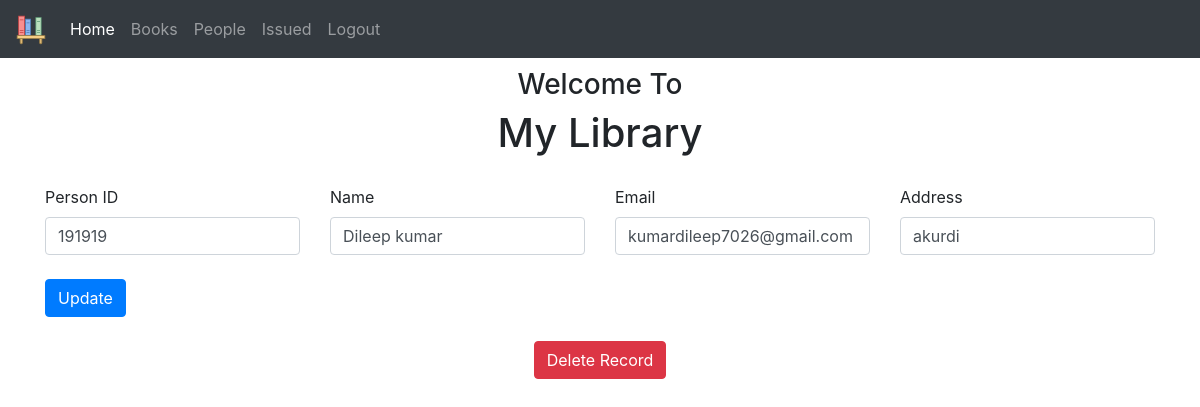
The app's page /books/edit-person/1 (signed in) with its own data.
### library/models.py (models this page shows, shortened)
class Person(models.Model):
    pid = models.CharField(max_length=6, unique=True)
    name = models.CharField(max_length=200)
    email = models.EmailField()
    address = models.CharField(max_length=300)

### library/views.py (the view)
# urls.py: path('books/edit-person/<task_id>', views.edit_person, name='edit_person'),
@login_required(login_url='/admin/login/')
def edit_person(request, task_id):
    if request.method == "POST":
        task = Person.objects.get(pk=task_id)
        form = PersonForm(request.POST or None, instance=task)
        if form.is_valid():
            form.save()
            messages.success(request, 'Person Edited !')
        else:
            messages.error(request, form.errors)
        return redirect('persons')
    else:
        task_obj = Person.objects.get(pk=task_id)
        return render(request, 'edit_person.html', {'task_obj': task_obj})

### templates/edit_person.html (shortened to what this page needs)
{% extends "base.html" %}
{% block content %}
    <div class="container">
        <form  method="post">
            <div class="row">
                <div class="col">
                    <label>Person ID</label>
                    <input type="text" class="form-control" name="pid"
                           placeholder="{{ task_obj.pid }}" value="{{ task_obj.pid }}">
                </div>
                <div class="col">
                    <label>Name</label>
                    <input type="text" class="form-control" name="name"
                           placeholder="{{ task_obj.name }}" value="{{ task_obj.name }}">
                </div>
                <div class="col">
                    <label>Email</label>
                    <input type="email" class="form-control" name="email"
                           placeholder="{{ task_obj.email }}" value="{{ task_obj.email }}">
                </div>
                <div class="col">
                    <label>Address</label>
                    <input type="text" class="form-control" name="address" placeholder="{{ task_obj.address }}"
                           value="{{ task_obj.address }}">
                </div>
            </div>
            <br>
            <button type=" submit" class="btn btn-primary">Update</button>
        </form>
        <br>
    <form  method="get" action="{% url 'delete_person' task_obj.id %}" style="text-align: center">
        <button type=" submit" class="btn btn-danger">Delete Record</button>
    </form>
    </div>
{% endblock %}

### records on screen
Person: pid "191919", name "Dileep kumar", email "kumardileep7026@gmail.com", address "akurdi"
